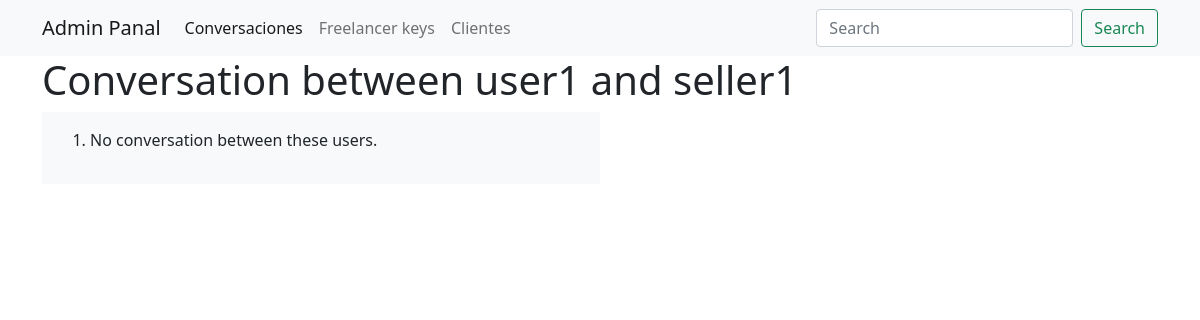
The app's page /conversation/user1/seller1/ (signed in), older data.
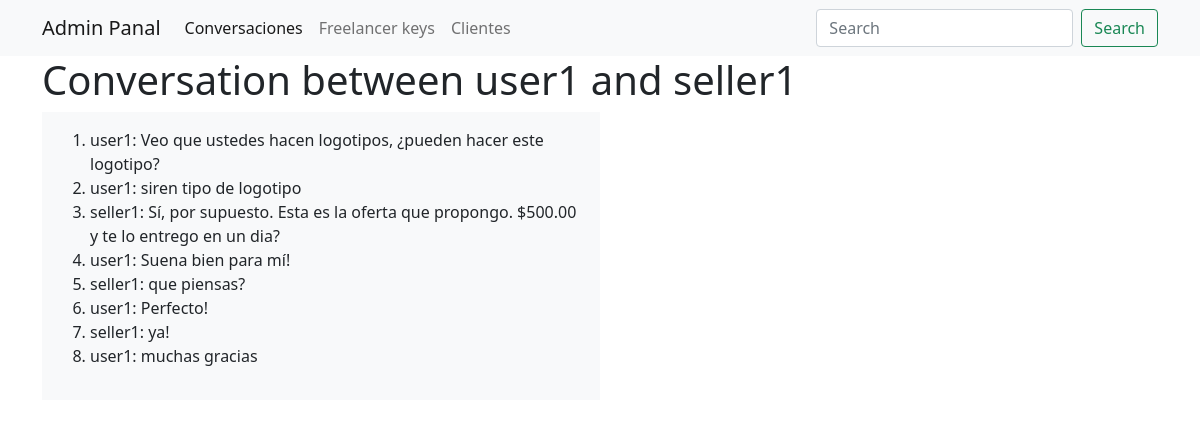
The same page, newer data.
### store/models.py (models this page shows, shortened)
class Message(models.Model):
    offer = models.ForeignKey('Offer', on_delete=models.SET_NULL, null=True, blank=True)
    user = models.ForeignKey(User, on_delete=models.CASCADE, related_name='user')
    sender = models.ForeignKey(User, on_delete=models.CASCADE, related_name='from_user')
    reciepient = models.ForeignKey(User, on_delete=models.CASCADE, related_name='to_user')
    body = models.TextField()
    file = models.FileField(upload_to='uploads/', null=True, blank=True)
    message_image = models.ImageField(upload_to='image_sent/', null=True, blank=True)
    date = models.DateTimeField(auto_now_add=True)
    is_read = models.BooleanField(default=False)

### store/views.py (the view)
# urls.py: path('conversation/<str:username1>/<str:username2>/', views.specific_user_conversation, name='specific_user_conversation'),
@user_passes_test(is_admin)
def specific_user_conversation(request, username1, username2):
    user1 = User.objects.get(username=username1)
    user2 = User.objects.get(username=username2)
    conversation = Message.objects.filter(
        (Q(sender=user1) & Q(reciepient=user2)) | (Q(sender=user2) & Q(reciepient=user1))
    ).order_by('date')
    context = {
        'user1': user1,
        'user2': user2,
        'conversation': conversation,
    }
    return render(request, 'admin/specific_user_conversation.html', context)

### store/views.py (called while the page is built)
def is_admin(user):
    return user.is_authenticated and user.is_staff

### templates/admin/specific_user_conversation.html (shortened to what this page needs)
{% load static %}
<!DOCTYPE html>
<html lang="en">
<head>
    <link href="https://cdn.jsdelivr.net/npm/bootstrap@5.0.2/dist/css/bootstrap.min.css" rel="stylesheet">
</head>
<body>
    <nav class="navbar navbar-expand-lg navbar-light bg-light">
        <div class="container">
          <a class="navbar-brand" href="{% url 'admin_only' %}">Admin Panal</a>
          <div class="collapse navbar-collapse" id="navbarSupportedContent">
            <ul class="navbar-nav me-auto mb-2 mb-lg-0">
              <li class="nav-item">
                <a class="nav-link active" aria-current="page" href="#">Conversaciones</a>
              </li>
              <li class="nav-item">
                <a class="nav-link" href="#">Freelancer keys</a>
              </li>
              <li class="nav-item">
                <a class="nav-link" href="#">Clientes</a>
              </li>
            </ul>
            <form class="d-flex">
              <input class="form-control me-2" type="search" placeholder="Search" aria-label="Search">
              <button class="btn btn-outline-success" type="submit">Search</button>
            </form>
        </div>
        </div>
    </nav>
    <div class="container">
        <h1>Conversation between {{ user1.username }} and {{ user2.username }}</h1>
        <div class="overflow-auto p-3 bg-light" style="width: 50%; height: 100%;">
            <ol>
                {% for message in conversation %}
                    <li>{{ message.sender.username }}: {{ message.body }}</li>
                {% empty %}
                    <li>No conversation between these users.</li>
                {% endfor %}
            </ol>
        </div>
    </div>
</body>
</html>

Row changes from the older to the newer data that the page shows:
added Message: sender.username "user1", body "Veo que ustedes hacen logotipos, ¿pueden hacer este logotipo?"
added Message: sender.username "user1", body "siren tipo de logotipo"
added Message: sender.username "seller1", body "Sí, por supuesto. Esta es la oferta que propongo. $500.00 y te lo entrego en un dia?"
added Message: sender.username "user1", body "Suena bien para mí!"
added Message: sender.username "seller1", body "que piensas?"
added Message: sender.username "user1", body "Perfecto!"
added Message: sender.username "seller1", body "ya!"
added Message: sender.username "user1", body "muchas gracias"
Text that changed along with them:
text no longer shown: "No conversation between these users."
